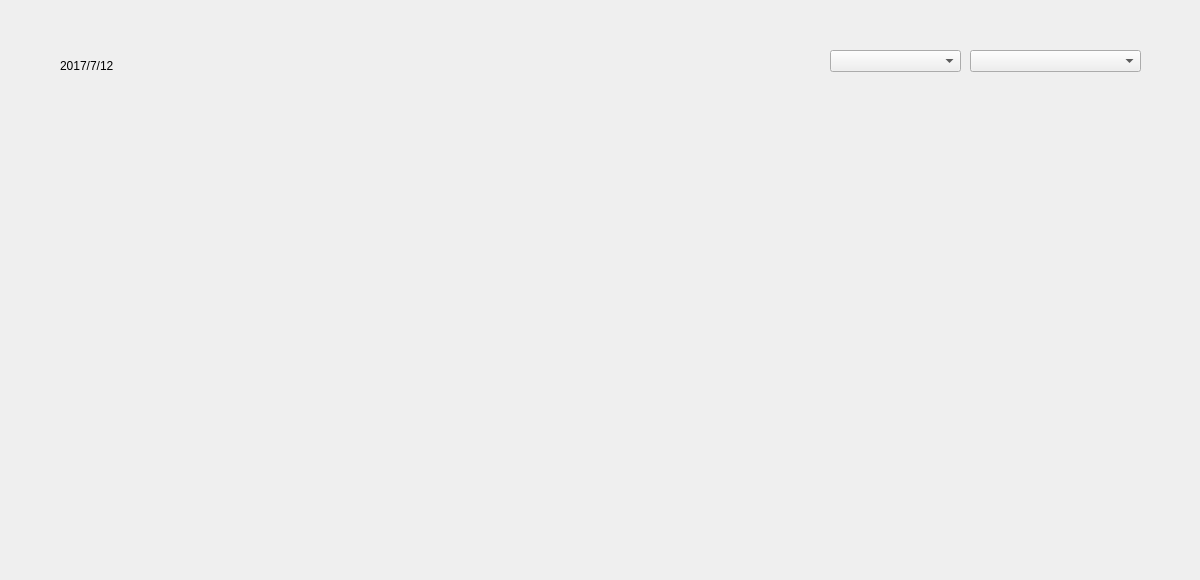
<?xml version="1.0" encoding="UTF-8"?>
<ui version="4.0">
 <class>RealTimeDialog</class>
 <widget class="QDialog" name="RealTimeDialog">
  <property name="geometry">
   <rect>
    <x>0</x>
    <y>0</y>
    <width>1200</width>
    <height>580</height>
   </rect>
  </property>
  <property name="windowTitle">
   <string>Dialog</string>
  </property>
  <widget class="QWidget" name="horizontalLayoutWidget">
   <property name="geometry">
    <rect>
     <x>49</x>
     <y>100</y>
     <width>1101</width>
     <height>441</height>
    </rect>
   </property>
   <layout class="QHBoxLayout" name="horizontalLayout"/>
  </widget>
  <widget class="QLabel" name="todayLabel">
   <property name="geometry">
    <rect>
     <x>60</x>
     <y>50</y>
     <width>231</width>
     <height>31</height>
    </rect>
   </property>
   <property name="text">
    <string>2017/7/12</string>
   </property>
  </widget>
  <widget class="QComboBox" name="comboBox">
   <property name="geometry">
    <rect>
     <x>970</x>
     <y>50</y>
     <width>171</width>
     <height>22</height>
    </rect>
   </property>
  </widget>
  <widget class="QComboBox" name="tankComboBox">
   <property name="geometry">
    <rect>
     <x>830</x>
     <y>50</y>
     <width>131</width>
     <height>22</height>
    </rect>
   </property>
  </widget>
 </widget>
 <resources/>
 <connections/>
</ui>
